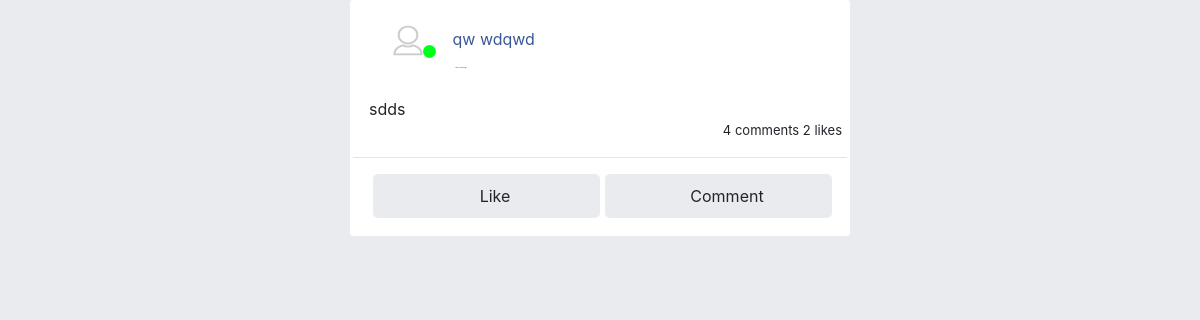
The app's page /view/post/4 with its own data.
### posts/models.py (models this page shows, shortened)
class Post(models.Model):
    author          = models.ForeignKey(Users, on_delete=models.CASCADE, related_name='posts', blank=True, null=True)
    community       = models.ForeignKey(Community, on_delete=models.CASCADE, default=None, related_name='posts', blank=True, null=True)
    content         = RichTextField(blank=True, null=True)
    image           = models.ImageField(upload_to=post_image_upload, default=None, null=True, blank=True)
    created_at      = models.DateTimeField(default=timezone.now)
    update_at       = models.DateTimeField(auto_now=True)
    viewers         = models.ManyToManyField(Users, related_name='viewed_posts', default=None, blank=True)
    likes          = models.ManyToManyField(Users, related_name='liked_posts', default=None, blank=True)

### accounts/models.py (models this page shows, shortened)
class Users(AbstractBaseUser):
	GENDER = [
		('Male', 'Male'),
		('Female', 'Female'),
	]
	email 					= models.EmailField(verbose_name="email", max_length=60, unique=True)
	username 				= models.CharField(max_length=30, unique=True)
	first_name				= models.CharField(max_length=30)
	last_name				= models.CharField(max_length=30)
	birthday				= models.DateField(blank=True, null=True)
	gender					= models.CharField(max_length=10, choices=GENDER , null=True, blank=True, default="Male")
	is_admin				= models.BooleanField(default=False)
	is_active				= models.BooleanField(default=True)
	is_staff				= models.BooleanField(default=False)
	is_superuser			= models.BooleanField(default=False)
	is_online				= models.BooleanField(default=False)
	date_joined 			= models.DateTimeField(verbose_name='date joined', auto_now_add=True)
	last_login 				= models.DateTimeField(verbose_name='last login', auto_now=True)
	first_login				= models.BooleanField(default=True)
	USERNAME_FIELD = 'email'
	REQUIRED_FIELDS = ['username']
	objects = MyAccountManager()

class Profile(models.Model):
	user                = models.OneToOneField(Users, on_delete=models.CASCADE, related_name='profile')
	picture				= models.ImageField(upload_to=profile_picture_upload, default="user-default.png")
	cover				= models.ImageField(upload_to=profile_cover_upload, default="default-cover.jpg")
	bio					= models.TextField(max_length=300, blank=True, null=True)
	followers 			= models.ManyToManyField(Users, related_name='followers', default=None, blank=True)
	following 			= models.ManyToManyField(Users, related_name='following', default=None, blank=True)

### posts/views.py (the view)
# urls.py: path('view/post/<int:post>', views.view_post, name="view_post"),
def view_post(request, post):
    try:
        user = Users.objects.get(username=request.user)
    except:
        user = None
    post = get_object_or_404(Post, pk=post)
    context = {
        'post': post,
        'user' : user,
        'now': timezone.now,
    }
    template = 'post_detail.html'
    return render(request, template, context)

### templates/post_detail.html
{% extends 'base.html' %}
{% block content %}
    {% include 'post-box.html' %}
{% endblock %}

### templates/post-box.html (shortened to what this page needs)
    <div class="post">
        <div data-key="{{ post.id }}" class="post-body col container">
            <div class="row row-cols-1">
                <div class="publisher col">
                    <div style="position: relative;display: flex; flex-wrap: wrap;">
                        <a href="{% url 'profile' post.author.username %}">
                            <img src="{{ post.author.profile.picture.url }}" alt="{{ post.author.username }}" class="col">
                            <span style="color: #385898" >{{ post.author.first_name }} {{ post.author.last_name }}</span>
                        </a>
                        {% if post.author.is_online %}
                                <span class="online" style="position: absolute;top: 27px;left: 55px;"></span>
                        {% endif %}
                    </div>
                    {% if post.created_at|date:'P' == now|date:'P' %}
                        <span class="since" style="color: #007bff">Now</span>
                    {% elif post.created_at|date:'Y' <  now|date:'Y' %}
                        <span class="since">{{ post.created_at|date:'Y,M,d' }}</span>
                    {% else %}
                        <span class="since">{{ post.created_at|timesince }} ago</span>
                    {% endif %}
                </div>
                <div class="post-content col">
                    {{ post.content|safe}}
                </div>
                <ul class="stat" style="text-align: end; list-style: none; margin: 0; padding: 0px 5px; font-size: small;">
                    {% if post.comments.count > 0 %}
                        <span>{{ post.comments.count }} comments</span>
                    {% endif %}
                    {% if post.likes.count > 0 %}
                        <span>{{ post.likes.count }} likes</span>
                    {% endif %}
                </ul>
                <hr>
                <div class="_ip col">
                    <ul class="row">
                        {% if request.user in post.likes.all %}
                            <a class="btn col like-btn active">
                                <i class="icofont-like"></i>
                                <span>Like</span>
                            </a>
                            {% else %}
                                <a class="btn col like-btn">
                                    <i class="icofont-like"></i>
                                    <span>Like</span>
                                </a>
                        {% endif %}
                        <a class="btn col comment-btn">
                            <i class="icofont-comment"></i>
                            <span>Comment</span>
                        </a>
                    </ul>
                </div>
            </div>
        </div>
    </div>

### static/css/style.css (style rules this page uses)
html { scroll-behavior:smooth }
body { background-color:#e9ebee;overflow-wrap:break-word }
a { outline:0;text-decoration:none; color: #385898 }
span { display:inline-block }
.post { margin-bottom:25px }
.post-body { background-color:#fff;border-radius:3px;padding:18px;width:500px }
.publisher img { width:80px;height:45px;border-radius:100% }
.online { height:13px;width:13px;background-color:#00ff1a;border-radius:50%;display:inline-block }
.since { position:relative;left:87px;top:-13px;font-size:1px;font-weight:500;color:#000000d1 }
.post-content { padding:10px 7px 0 16px;overflow:hidden }
.post-content p { margin-bottom:0;text-align:justify }
._ip ul { padding:0;margin:0;list-style:none;display:flex;flex-wrap:wrap;justify-content:center;text-align:center;flex-direction:row }
._ip ul a { background:#e9ebee;color:unset;padding:9px;margin-left:5px;overflow-wrap:break-word;border-radius:5px }

### records on screen
Post: author.profile.picture (placeholder picture), author.first_name "qw", author.last_name "wdqwd", content "sdds", comments.count "4", likes.count "2"
